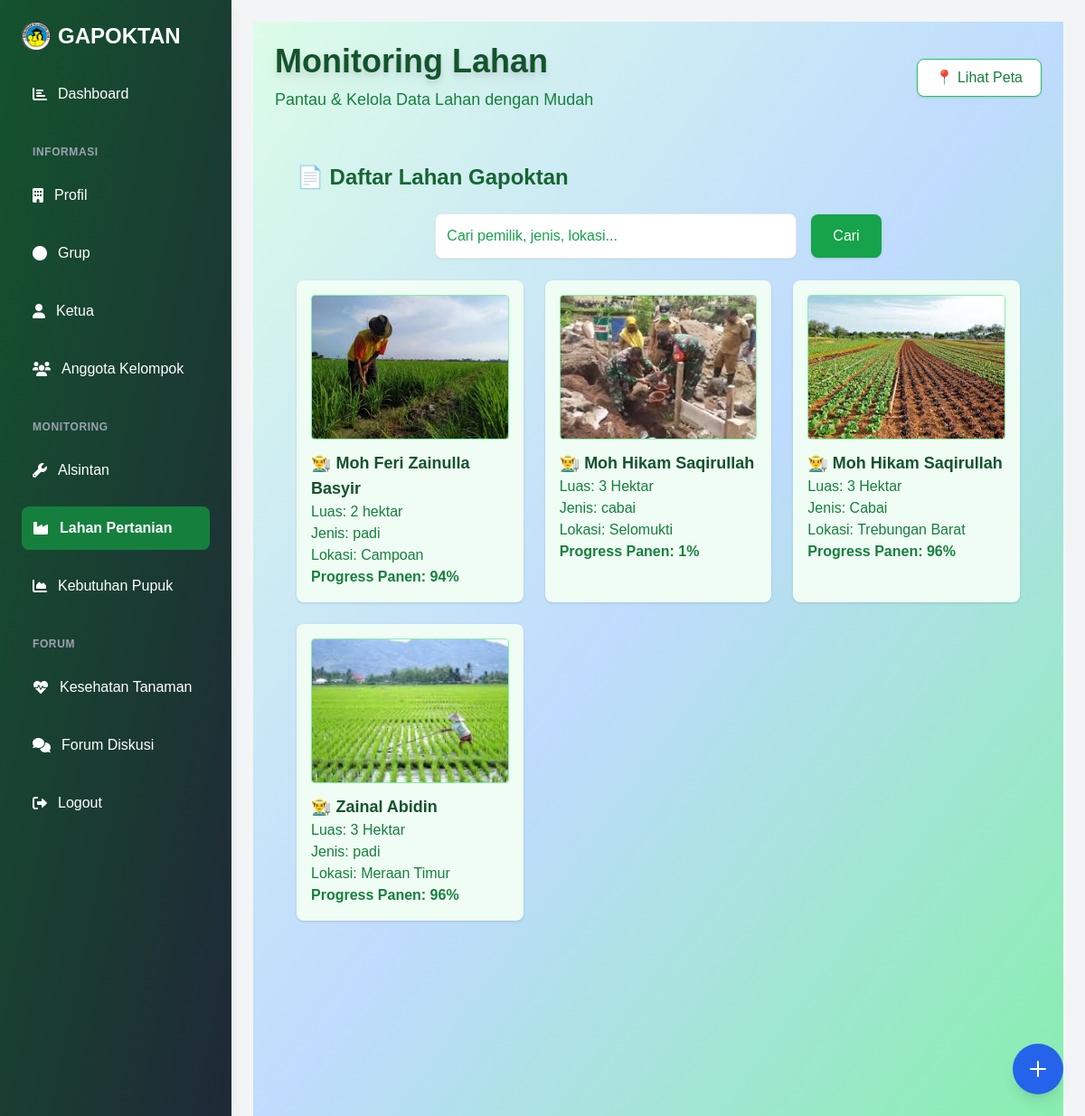
Page /lahan on the committed database.
### administrator/models.py (models this page shows, shortened)
class Lahan(models.Model):
    pemilik = models.ForeignKey(Petani, on_delete=models.CASCADE)
    gambar_lahan = models.ImageField(upload_to='gambar/lahan', blank=False, null=True)
    luas = models.CharField(max_length=20)
    jenis_tanaman = models.CharField(max_length=100)
    lokasi = models.CharField(max_length=100)
    latitude = models.FloatField(null=True, blank=True)
    longitude = models.FloatField(null=True, blank=True)
    tanggal_tanam = models.DateField(null=True, blank=True)
    tanggal_panen = models.DateField(null=True, blank=True)
    created_at = models.DateField(default=timezone.now)
    slug = models.SlugField(max_length=200,null=True,blank=True, unique=True)
    class Meta:
        verbose_name_plural ="Data Lahan"
    @property
    def progress_tanam(self):
        if self.tanggal_tanam and self.tanggal_panen:
            total_days = (self.tanggal_panen - self.tanggal_tanam).days
            passed_days = (timezone.now().date() - self.tanggal_tanam).days
            if total_days > 0:
                progress = min(100, max(0, int((passed_days / total_days) * 100)))
                return progress
        return 0

class Petani(models.Model):
    grup = models.ForeignKey(Grup, on_delete=models.CASCADE, related_name='anggota')
    nama = models.CharField(max_length=100)
    nik = models.CharField(max_length=100, default="0000000000000000")
    no_hp = models.CharField(max_length=15)
    alamat = RichTextField(blank=True, null=True)
    created_at = models.DateField(default=timezone.now)
    slug = models.SlugField(max_length=200,null=True,blank=True, unique=True)
    class Meta:
        verbose_name_plural ="Data Petani"
    def __str__(self):
        return self.nama

### petani/views.py (the view)
# urls.py: path('lahan', views.lahan, name='lahan'),
def lahan(request):
    query = request.GET.get('q')
    if query:
        query_lahan = Lahan.objects.filter(
            Q(pemilik__nama__icontains=query) |
            Q(jenis_tanaman__icontains=query) |
            Q(lokasi__icontains=query)
        ).order_by('-id')
    else:
        query_lahan = Lahan.objects.order_by('-id')
    lahan_data = [
        {
            'pemilik': l.pemilik.nama,
            'luas': l.luas,
            'jenis_tanaman': l.jenis_tanaman,
            'latitude': l.latitude,
            'longitude': l.longitude
        } for l in query_lahan if l.latitude and l.longitude
    ]
    context = {
        'judul': 'Halaman Lahan',
        "menu": "lahan",
        'lahan': query_lahan,
        'daftar_petani': Petani.objects.all(),
        'lahan_json': json.dumps(lahan_data, cls=DjangoJSONEncoder),
    }
    return render(request, 'lahan.html', context)

### petani/templates/lahan.html (shortened to what this page needs)
{% extends "base.html" %}
{% load static %}
{% block content %}
<div x-data="{ step: 1, openIndex: null, images: [] }"
     class="flex-1 p-6 bg-gradient-to-br from-green-100 via-blue-200 to-green-300 min-h-screen">
    <div class="flex flex-col md:flex-row items-center justify-between mb-8">
        <div class="text-center md:text-left">
            <h1 class="text-4xl font-extrabold text-green-900 drop-shadow-lg">Monitoring Lahan</h1>
            <p class="text-lg text-green-700 mt-2">Pantau & Kelola Data Lahan dengan Mudah</p>
        </div>
        <button @click="step = 3"
            class="mt-4 md:mt-0 bg-white text-green-700 border border-green-500 px-5 py-2 rounded-lg hover:bg-green-100 transition shadow">
            📍 Lihat Peta
        </button>
    </div>
    <div x-show="step === 1" x-transition class="p-6 rounded-lg max-w-5xl mx-auto w-full">
        <h2 class="text-2xl font-bold text-green-800 mb-6">📄 Daftar Lahan Gapoktan</h2>
        <form method="get" action="" class="mb-6 flex flex-wrap items-center justify-center gap-4">
            <input type="text" name="q" placeholder="Cari pemilik, jenis, lokasi..." value="{{ request.GET.q }}"
                class="p-3 rounded-lg border w-full md:w-1/2 focus:ring-2 focus:ring-green-500 placeholder-green-600 text-green-800 shadow-sm" />
            <button type="submit"
                class="bg-green-600 text-white px-6 py-3 rounded-lg hover:bg-green-700 transition shadow">Cari</button>
        </form>
       {% if lahan %}
        <div class="grid grid-cols-1 md:grid-cols-2 lg:grid-cols-3 gap-6">
            {% for row in lahan %}
            <div
                class="bg-green-50 rounded-lg p-4 shadow hover:shadow-xl transition-transform transform hover:scale-105">
                <img src="{{ row.gambar_lahan.url }}" alt="Lahan"
                    class="w-full h-40 object-cover rounded mb-3 border border-green-300 cursor-pointer"
                    @click="images = [...document.querySelectorAll('.grid img')].map(img => img.src); openIndex = {{ forloop.counter0 }}">
                <h3 class="text-lg font-bold text-green-900">👨‍🌾 {{ row.pemilik }}</h3>
                <p class="text-green-700">Luas: {{ row.luas }}</p>
                <p class="text-green-700">Jenis: {{ row.jenis_tanaman }}</p>
                <p class="text-green-700">Lokasi: {{ row.lokasi|safe }}</p>
                <p class="text-green-700 font-semibold">Progress Panen: {{ row.progress_tanam }}%</p>
            </div>
            {% endfor %}
        </div>
        {% else %}
        <p class="text-center text-gray-600 mt-10">Data lahan belum tersedia.</p>
        {% endif %}
    <div x-show="step === 1" class="fixed bottom-6 right-6 z-50">
        <button @click="step = 2"
            class="bg-blue-600 text-white p-4 rounded-full shadow-lg hover:bg-blue-700 transition text-xl flex items-center gap-2">
            <svg xmlns="http://www.w3.org/2000/svg" class="h-6 w-6 text-white" fill="none" viewBox="0 0 24 24"
                stroke="currentColor" stroke-width="2">
                <path stroke-linecap="round" stroke-linejoin="round" d="M12 4v16m8-8H4" />
            </svg>
        </button>
    </div>
</div>
{% endblock content %}

### rows in the picture
Lahan: gambar_lahan (picture), pemilik "Moh Feri Zainulla Basyir", luas "2 hektar", jenis_tanaman "padi", lokasi "Campoan", progress_tanam "94"
Lahan: gambar_lahan (picture), pemilik "Moh Hikam Saqirullah", luas "3 Hektar", jenis_tanaman "cabai", lokasi "Selomukti", progress_tanam "1"
Lahan: gambar_lahan (picture), pemilik "Moh Hikam Saqirullah", luas "3 Hektar", jenis_tanaman "Cabai", lokasi "Trebungan Barat", progress_tanam "96"
Lahan: gambar_lahan (picture), pemilik "Zainal Abidin", luas "3 Hektar", jenis_tanaman "padi", lokasi "Meraan Timur", progress_tanam "96"
